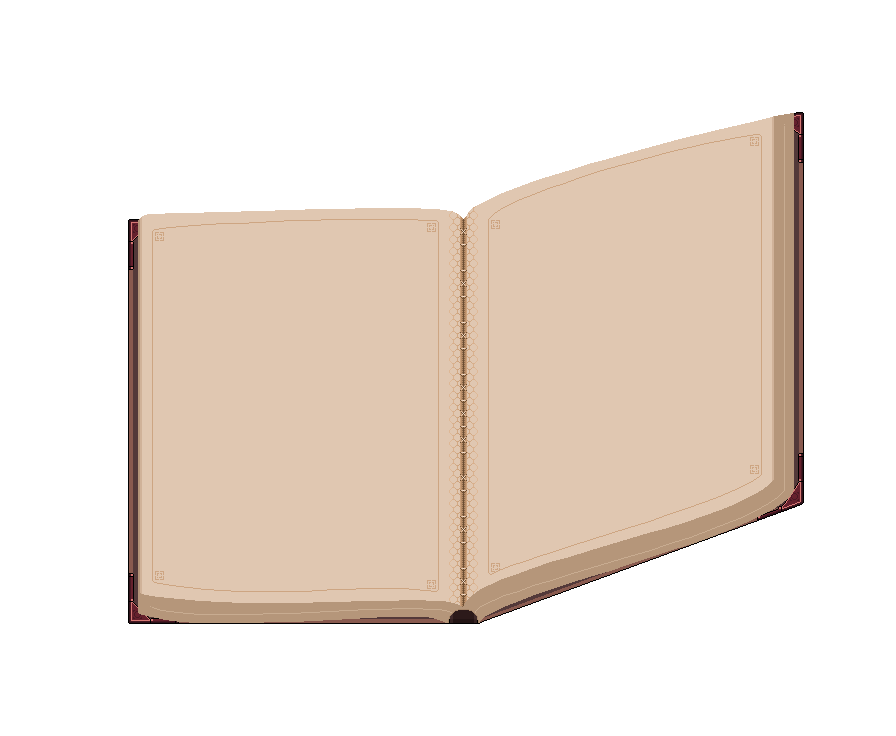
#> input picture assets/ui/book/close/2.png, 896 x 736 px, given in place of 1.png, which was not available
$ python bake_close.py
#> lines starting #> are read from the running program, lines starting #| are printed output that depends on the picture; after the words box and inside, x2 and y2 are one past the last pixel; in counts of white or black regions, pixels touching at a corner belong together; pictures that were not available may be replaced by others from this repository, and a replacement may not be noted
### tools/recolor.py
"""Bake the BookUI pack's blue/cyan pixels into an oxblood palette.
Only pixels where blue clearly dominates red are changed; paper, wood and gold stay original."""
import sys, os
import numpy as np
from PIL import Image

def recolor(src, dst):
#> called with dst = 'tools/../assets/ui/book/close/1.png'
    im = np.array(Image.open(src).convert("RGBA")).astype(np.float32)
    r, g, b, a = im[..., 0], im[..., 1], im[..., 2], im[..., 3]
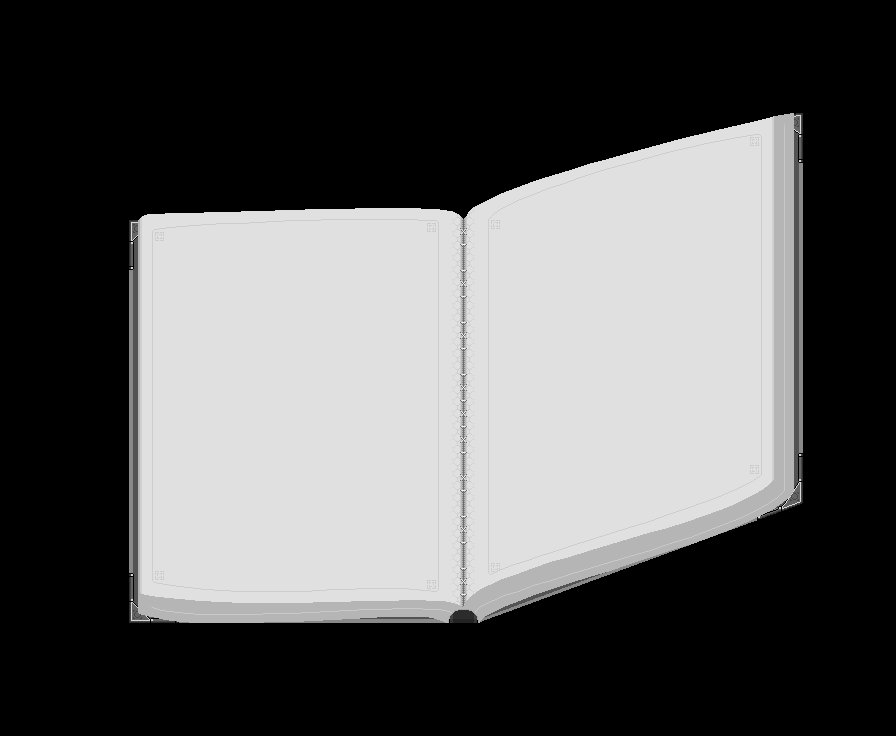
#> r: shape (736, 896) float32; min 0, max 243, mean 90.7
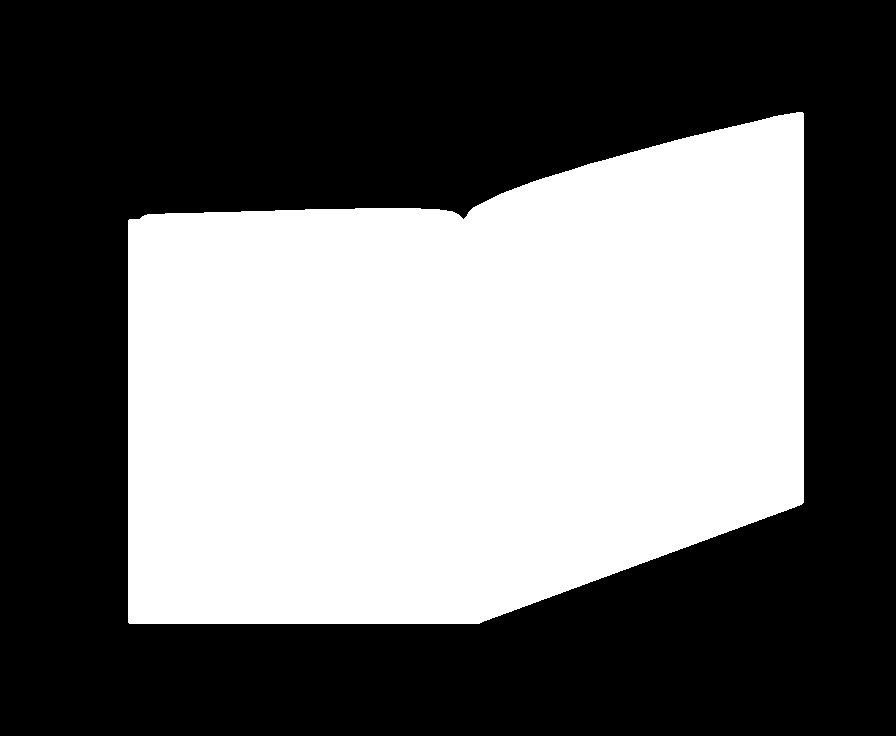
#> a: shape (736, 896) float32; 42.3% white; 1 white region, box (x1, y1, x2, y2) and area: (128, 112, 804, 624) 278974
    mask = (b - r > 12) & (g - r > -4) & (a > 0)
#> mask: shape (736, 896) bool; every value is 0
    light = (0.299 * r + 0.587 * g + 0.114 * b) / 255.0
    # Map lightness through a hand-picked oxblood ramp (dark -> light).
    ramp = np.array([[20, 10, 14], [52, 20, 28], [92, 30, 42], [128, 44, 56], [168, 66, 74], [214, 120, 116]], np.float32)
    pos = np.clip(light * 1.35, 0, 1) * (len(ramp) - 1)
    i0 = np.floor(pos).astype(int); i1 = np.minimum(i0 + 1, len(ramp) - 1); t = (pos - i0)[..., None]
#> after `i0 = np.floor(pos).astype(int)`:
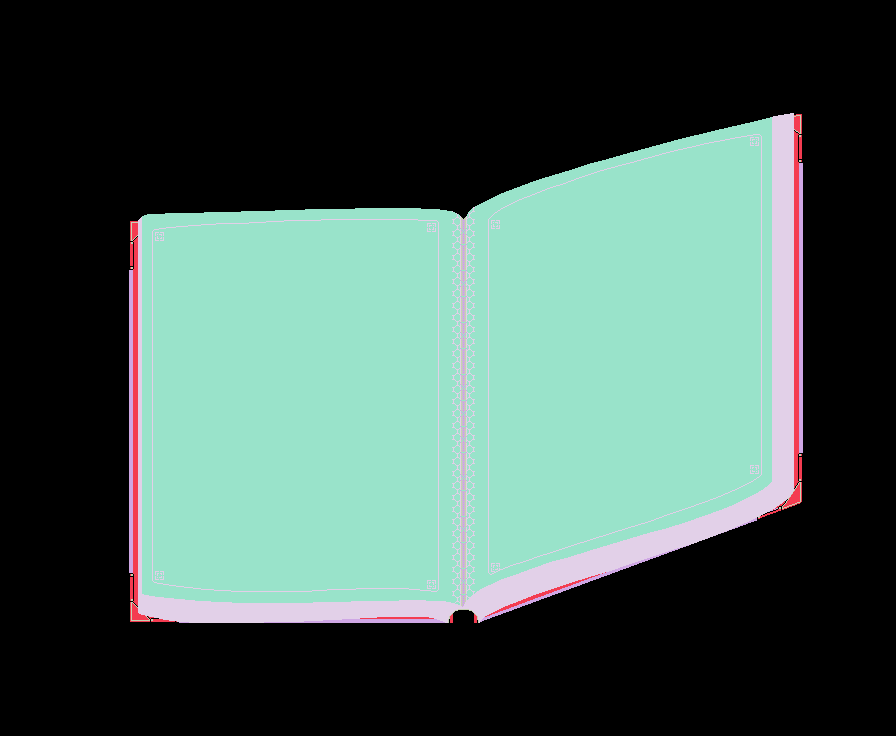
#> i0: shape (736, 896) int64; 6 distinct labels, from 0 to 5; one colour per label, 0 black
#> after `i1 = np.minimum(i0 + 1, len(ramp) - 1)`:
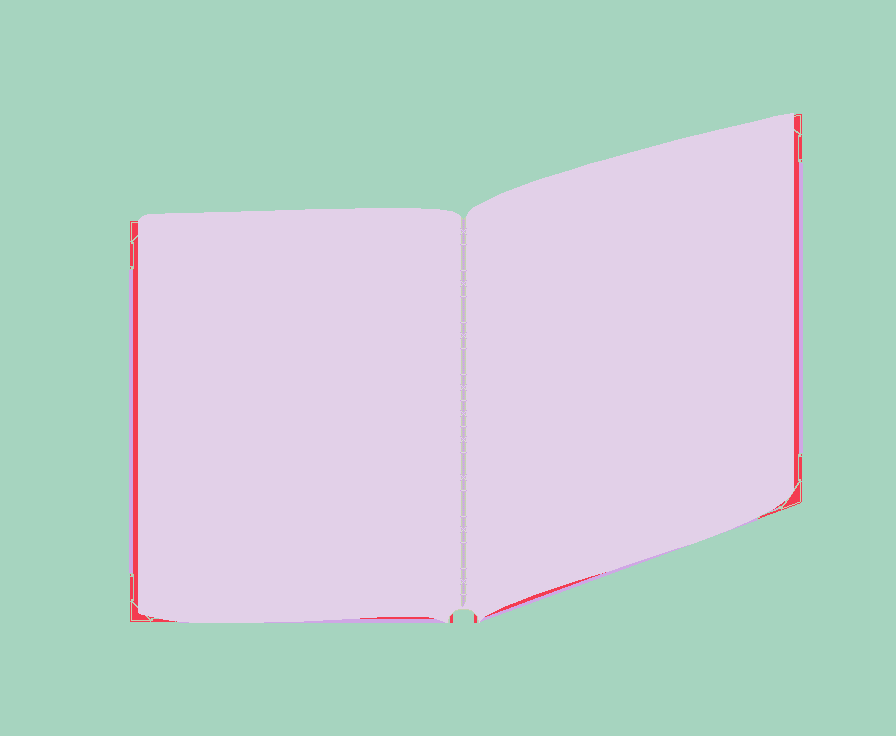
#> i1: shape (736, 896) int64; 5 distinct labels, from 1 to 5; one colour per label, 0 black
#> after `t = (pos - i0)[..., None]`:
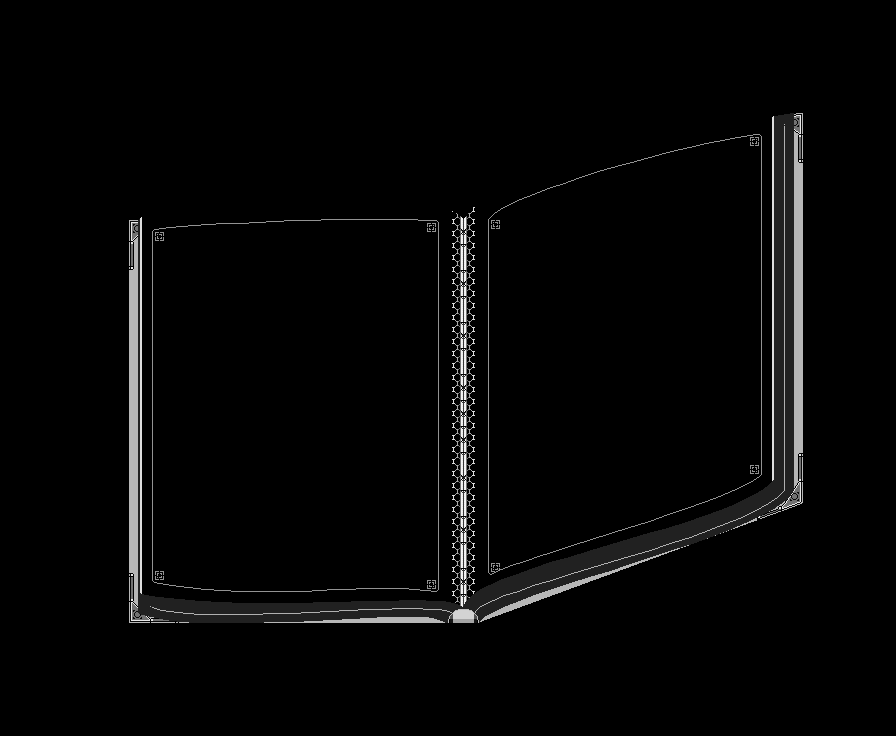
#> t: shape (736, 896, 1) float64; min 0, max 0.958, mean 0.0234
    col = ramp[i0] * (1 - t) + ramp[i1] * t
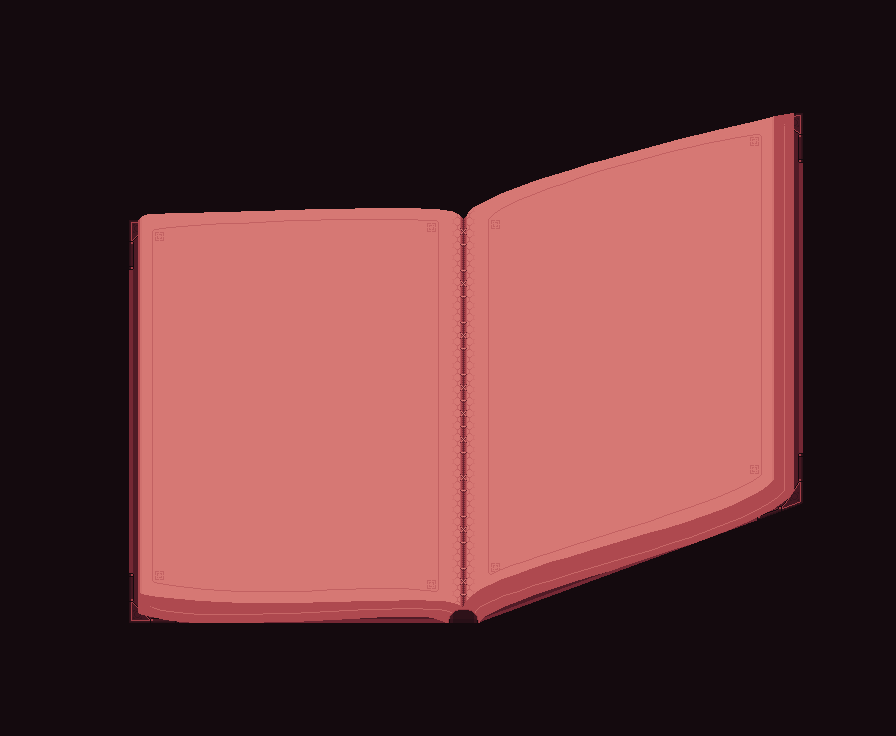
#> col: shape (736, 896, 3) float64; mean of channels 0, 1, 2 98.2, 53.1, 54.4; drawn as R, G, B
    out = im.copy()
    out[..., :3][mask] = col[mask]
    os.makedirs(os.path.dirname(dst), exist_ok=True)
    Image.fromarray(out.clip(0, 255).astype(np.uint8)).save(dst)

# [2 lines that do not run on import are left out]

### tools/bake_close.py
"""Bake the BookUI close animation for the pause menu.
The pack's Style 1 close shuts the book onto its front cover. Mirrored, it shuts onto the
back cover (spine on the right, clasps on the left), which is where the pause menu lives.
Frames are recoloured to oxblood like the rest of the book (see recolor.py).

Usage: python3 tools/bake_close.py
"""
import os, sys
from PIL import Image, ImageOps
sys.path.insert(0, os.path.dirname(__file__))
from recolor import recolor

ROOT = os.path.join(os.path.dirname(__file__), "..")
SRC = os.path.join(ROOT, "assets/BookUI/Pocket Inventory Series #7 Gems of Status v1.1/Sprites/Inventory Book/Open & Close/Style 1/Close")
DST = os.path.join(ROOT, "assets/ui/book/close")

for i in range(1, 7):
    out = os.path.join(DST, f"{i}.png")
    recolor(os.path.join(SRC, f"{i}.png"), out)
    ImageOps.mirror(Image.open(out)).save(out)
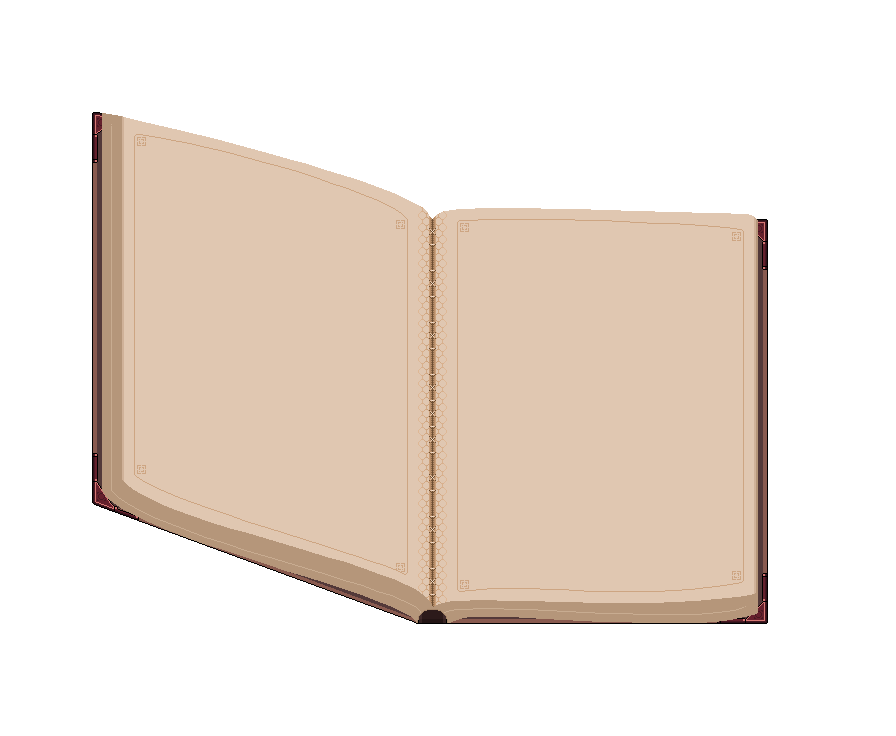
#> saved as 1.png: PIL image 896x736 RGBA; mean R, G, B, A 90.7, 79.6, 70.3, 107.9; transparent parts drawn white
#> pass 3 of the loop `for i in range(1, 7):`:
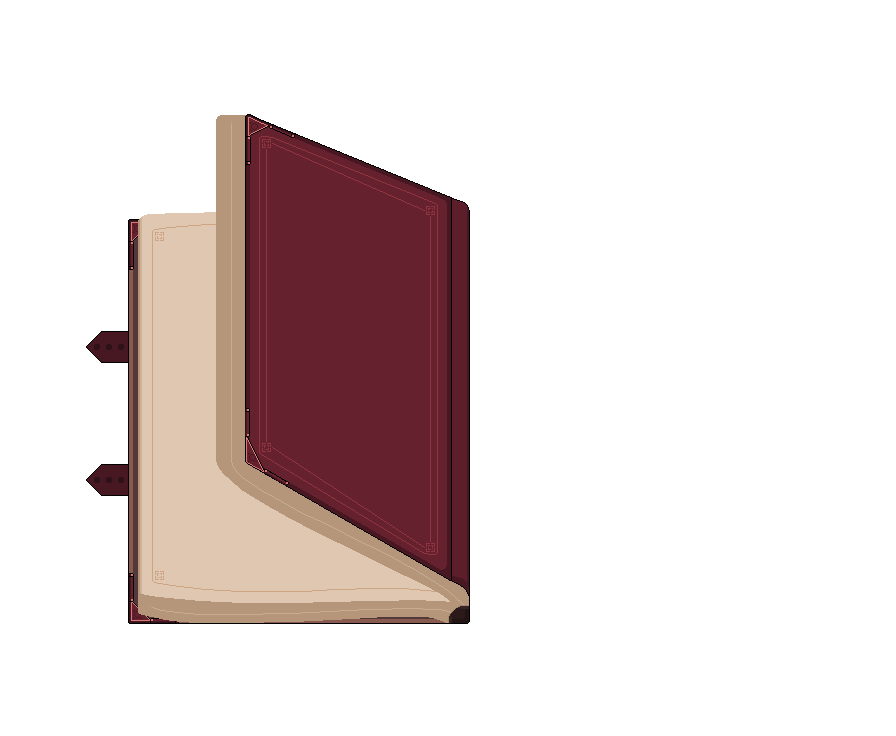
#> input picture assets/ui/book/close/3.png, 896 x 736 px, found by its file name
#> in recolor (call 3), `r, g, b, a = im[..., 0], im[..., 1], im[..., 2], im[..., 3]`:
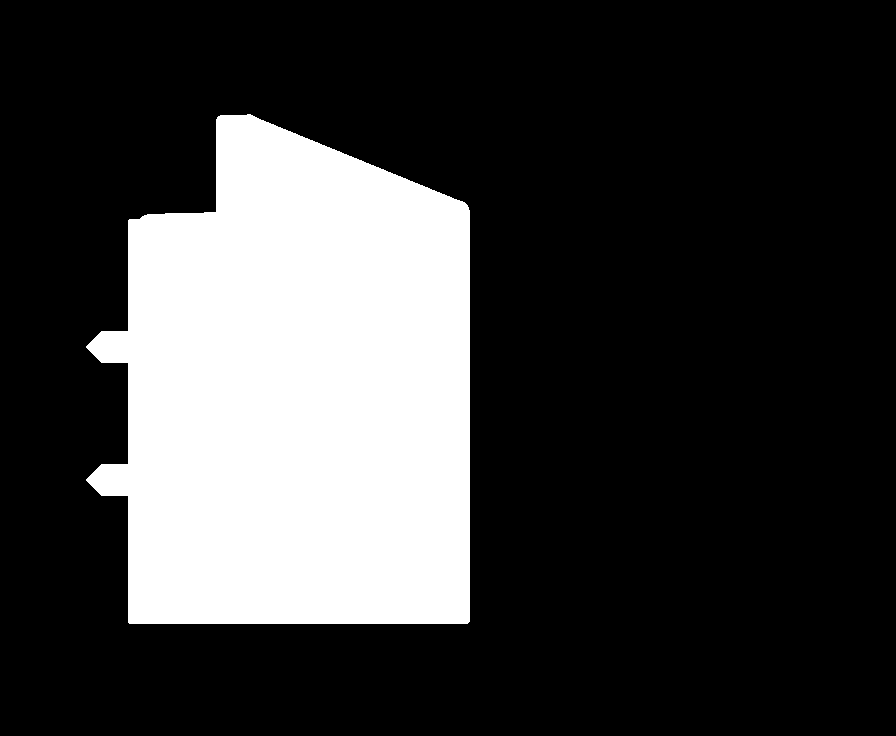
#> a: shape (736, 896) float32; 23.9% white; 1 white region, box (x1, y1, x2, y2) and area: (86, 114, 470, 624) 157680
#> i0: shape (736, 896) int64; 6 distinct labels, from 0 to 5
#> i1: shape (736, 896) int64; 5 distinct labels, from 1 to 5
#> `ImageOps.mirror(Image.open(out)).save(out)`:
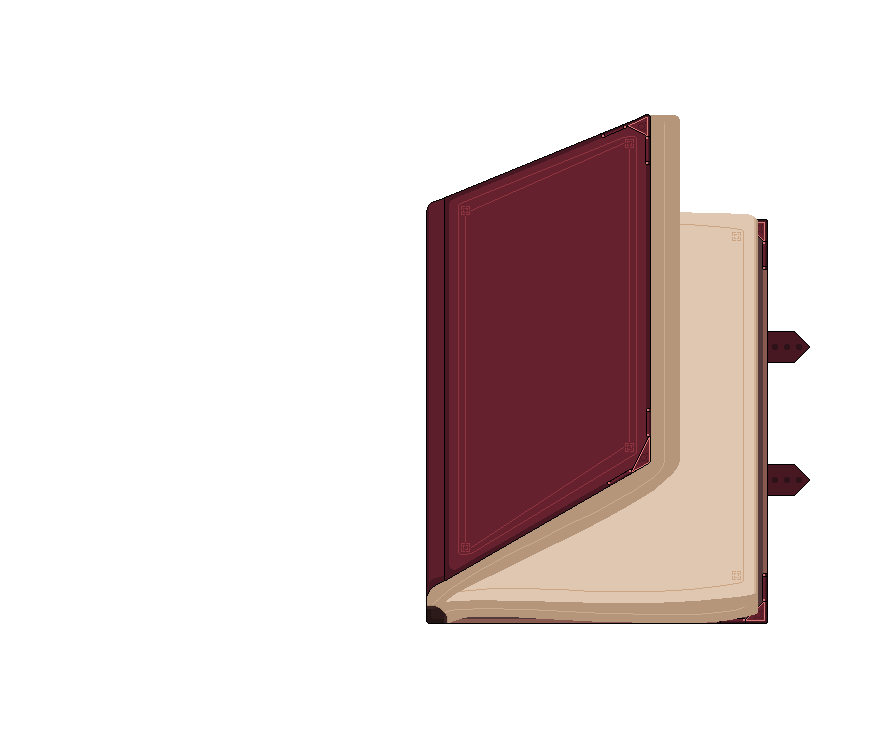
#> saved as 3.png: PIL image 896x736 RGBA; mean R, G, B, A 34.5, 23.1, 22.1, 61; transparent parts drawn white
#> the loop made 6 passes; the first 3 are shown
print("baked", DST)
